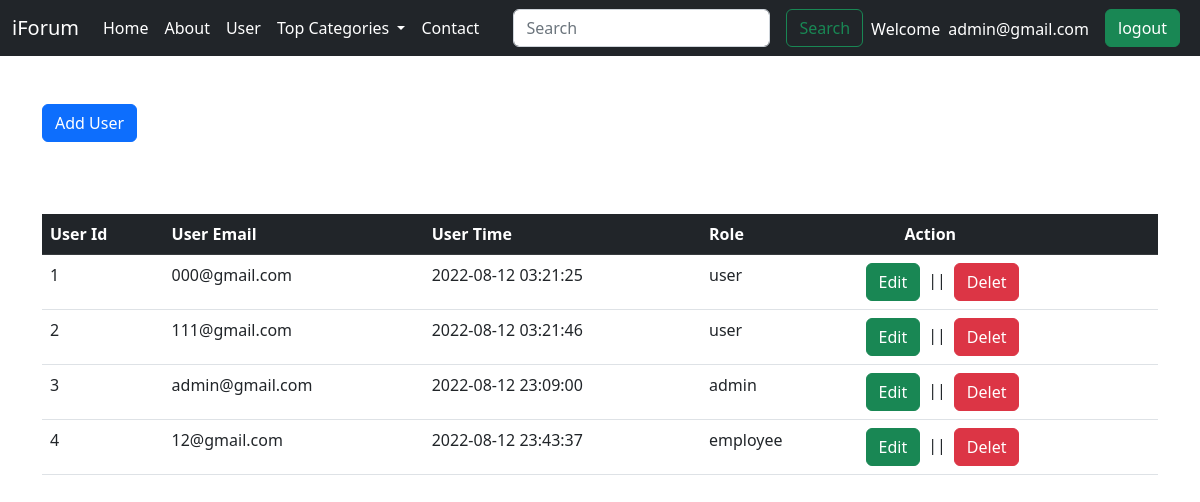
The app's page /user.php (signed in) with its own data.
### tables this page shows
CREATE TABLE `users` (
  `id` int(11) NOT NULL,
  `user_email` varchar(50) NOT NULL,
  `user_password` varchar(255) NOT NULL,
  `time` datetime NOT NULL DEFAULT current_timestamp(),
  `role` enum('admin','user','employee') NOT NULL
);

### user.php (the view, shortened to what this page needs)
<!DOCTYPE html>
<html lang="en">
<head>
    <link href="https://cdn.jsdelivr.net/npm/bootstrap@5.2.0-beta1/dist/css/bootstrap.min.css" rel="stylesheet"
>
    <link rel="stylesheet" href="//cdn.datatables.net/1.12.1/css/jquery.dataTables.min.css">
</head>
<body>
    <?php
  include 'components/nav.php';
  include 'components/add_modal.php';
?>
    <div class="container mb-5 mt-5">
        <button class="btn btn-primary" data-bs-toggle='modal' data-bs-target='#addModal'>Add User</button>
        <table class="table" style="padding-top: 16px" id="myTable">
            <thead class="table-dark ">
                <th>User Id</th>
                <th>User Email</th>
                <th>User Time</th>
                <th>Role</th>
                <th id="act">Action</th>
            </thead>
            <tbody>
                <?php
                        $sql = "SELECT * FROM `users`";
                        $result = mysqli_query($conn,$sql);
                        $count = 0;
                        while($row = mysqli_fetch_assoc($result)){
                            $count = $count + 1;
                            echo "<tr>
                                <td>" . $count . "</td>
                                <td>" . $row['user_email'] . "</td>
                                <td>" .$row['time'] . "</td>
                                <td>" .$row['role']. "</td>
                                <td><span class='p-2'><a href='?edit=".$row['id']."' class='btn btn-success' data-bs-toggle='modal' data-bs-target='#editModal'>Edit</a></span>||<span class='p-2'><a href='?delet=".$row['id']."' class='btn btn-danger'>Delet</a></span></td>
                                </tr>";
                            echo "<br>";
                        }
                    ?>
            </tbody>
        </table>
    </div>
</body>
</html>

### user.php (style rules this page uses)
th#act { padding-left: 55px !important; }

### records on screen
users: user_email "000@gmail.com", time "2022-08-12 03:21:25", role "user"
users: user_email "111@gmail.com", time "2022-08-12 03:21:46", role "user"
users: user_email "admin@gmail.com", time "2022-08-12 23:09:00", role "admin"
users: user_email "12@gmail.com", time "2022-08-12 23:43:37", role "employee"

### other values on screen
$_SESSION['login_email'] "admin@gmail.com"
